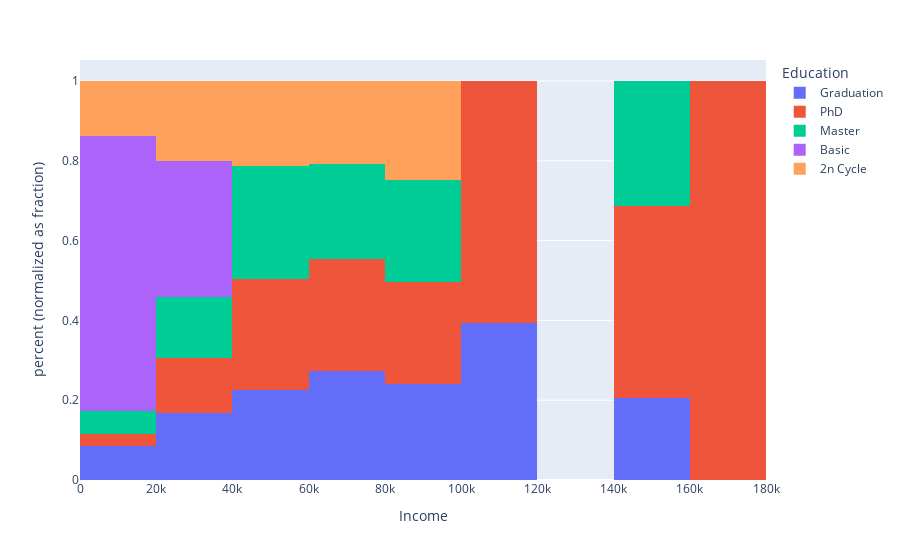

Notebook code for this chart:
### Code cell
fig = px.histogram(dataset, x="Income",color="Education", nbins=10,histnorm='percent',barnorm='fraction',barmode='relative')
fig.show()

### Figure 1 — Plotly figure (JSON) as saved in the notebook; plotly's stock layout.template omitted (floating-point values rounded to 4 significant figures; data arrays with more than 128 entries replaced by an {"elided": "..."} marker saying what was removed)
{"data": [{"alignmentgroup": "True", "bingroup": "x", "histnorm": "percent", "hovertemplate": "Education=Graduation<br>Income=%{x}<br>percent (normalized as fraction)=%{y}<extra></extra>", "legendgroup": "Graduation", "marker": {"color": "#636efa", "pattern": {"shape": ""}}, "name": "Graduation", "nbinsx": 10, "offsetgroup": "Graduation", "orientation": "v", "showlegend": true, "type": "histogram", "x": {"elided": "1126 float values"}, "xaxis": "x", "yaxis": "y"}, {"alignmentgroup": "True", "bingroup": "x", "histnorm": "percent", "hovertemplate": "Education=PhD<br>Income=%{x}<br>percent (normalized as fraction)=%{y}<extra></extra>", "legendgroup": "PhD", "marker": {"color": "#EF553B", "pattern": {"shape": ""}}, "name": "PhD", "nbinsx": 10, "offsetgroup": "PhD", "orientation": "v", "showlegend": true, "type": "histogram", "x": {"elided": "486 float values"}, "xaxis": "x", "yaxis": "y"}, {"alignmentgroup": "True", "bingroup": "x", "histnorm": "percent", "hovertemplate": "Education=Master<br>Income=%{x}<br>percent (normalized as fraction)=%{y}<extra></extra>", "legendgroup": "Master", "marker": {"color": "#00cc96", "pattern": {"shape": ""}}, "name": "Master", "nbinsx": 10, "offsetgroup": "Master", "orientation": "v", "showlegend": true, "type": "histogram", "x": {"elided": "370 float values"}, "xaxis": "x", "yaxis": "y"}, {"alignmentgroup": "True", "bingroup": "x", "histnorm": "percent", "hovertemplate": "Education=Basic<br>Income=%{x}<br>percent (normalized as fraction)=%{y}<extra></extra>", "legendgroup": "Basic", "marker": {"color": "#ab63fa", "pattern": {"shape": ""}}, "name": "Basic", "nbinsx": 10, "offsetgroup": "Basic", "orientation": "v", "showlegend": true, "type": "histogram", "x": [7500, 24594, 9548, 28249, 24882, 24480, 27190, 24279, 30801, 18978, 25965, 21063, 13084, 17487, 20425, 26868, 25443, 14906, 15038, 22634, 16581, 14421, 23724, 15056, 8940, 25707, 7500, 26997, 18393, 24367, 17256, 22634, 13724, 24594, 15862, 9722, 18746, 23529, 28389, 16014, 28249, 20194, 24882, 34445, 22123, 22390, 14188, 20425, 16005, 15253, 26487, 25224, 16185, 14918], "xaxis": "x", "yaxis": "y"}, {"alignmentgroup": "True", "bingroup": "x", "histnorm": "percent", "hovertemplate": "Education=2n Cycle<br>Income=%{x}<br>percent (normalized as fraction)=%{y}<extra></extra>", "legendgroup": "2n Cycle", "marker": {"color": "#FFA15A", "pattern": {"shape": ""}}, "name": "2n Cycle", "nbinsx": 10, "offsetgroup": "2n Cycle", "orientation": "v", "showlegend": true, "type": "histogram", "x": {"elided": "203 float values"}, "xaxis": "x", "yaxis": "y"}], "layout": {"barmode": "relative", "barnorm": "fraction", "legend": {"title": {"text": "Education"}, "tracegroupgap": 0}, "margin": {"t": 60}, "xaxis": {"anchor": "y", "domain": [0, 1], "title": {"text": "Income"}}, "yaxis": {"anchor": "x", "domain": [0, 1], "title": {"text": "percent (normalized as fraction)"}}}}
